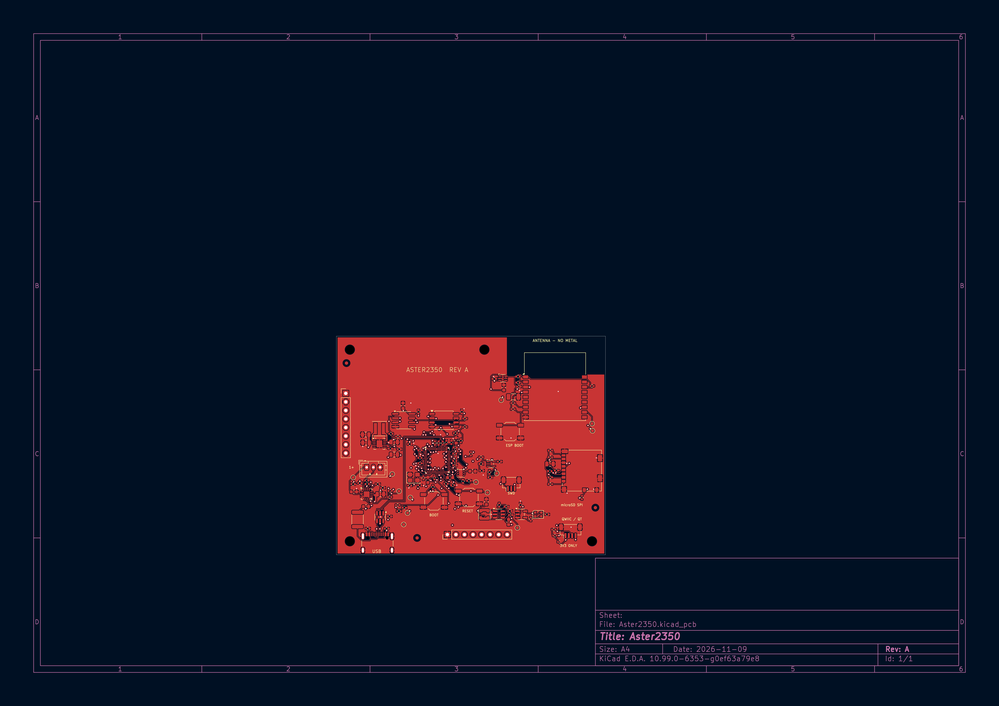
#> input picture runs/codex-desktop--gpt-6.1-sol/output/tools/preview/Aster2350-F_Cu.png, 999 x 706 px, shrunk from 4677 x 3307 before the run
$ python -i release.py   (imports and definitions only)
#> lines starting #> are read from the running program, lines starting #| are printed output that depends on the picture
import argparse
import csv
import hashlib
import json
import os
import re
import shutil
import subprocess
import tempfile
import zipfile
from pathlib import Path

from PIL import Image

ROOT = Path(__file__).resolve().parent.parent
NAME = 'sprocket2350'
SOURCE_FILES = (
    f'{NAME}.kicad_pcb', f'{NAME}.kicad_sch', f'{NAME}.kicad_pro', f'{NAME}.net',
    'fp-lib-table', 'sym-lib-table', 'README.md',
    'fab/FABRICATION.md', 'fab/ASSEMBLY.md',
)
LIB_SUFFIXES = {'.kicad_sym', '.kicad_mod', '.md', '.txt', '.json'}
MODEL_SUFFIXES = {'.step', '.stp', '.wrl'}


def run(*args, cwd, env=None):
    subprocess.run([str(arg) for arg in args], cwd=cwd, env=env, check=True)


def digest(path):
    return hashlib.sha256(path.read_bytes()).hexdigest()


# [34 lines left out: functions snapshot_sources, check_design, not called in this run]


def export_manufacturing(source, output):
    board = source / f'{NAME}.kicad_pcb'
    schematic = source / f'{NAME}.kicad_sch'
    for directory in ('gerbers', 'drills', 'assembly'):
        (output / directory).mkdir()
    run('kicad-python', source / 'tools/export_package.py', '--status', 'FIRST_ARTICLE',
        '--board', board, '--output', output / 'assembly', cwd=source)
    run('kicad-python', source / 'tools/export_via_treatment.py',
        '--board', board, '--output', output / 'fabrication', cwd=source)
    audit = Path(os.environ['SPROCKET_KICAD_ROUTING_TOOLS']) / 'py_tools/check_impedance.py'
    run('kicad-python', audit, board, '--nets', '/USB_D_P', '/USB_D_N',
        '/MCU_USB_P', '/MCU_USB_N', '--coplanar-gap', '0.3', '--exit-zero',
        '--json', output / 'checks/USB-diagnostic.json', cwd=source)
    run('kicad-cli', 'pcb', 'export', 'gerbers', '--layers',
        'F.Cu,In1.Cu,In2.Cu,B.Cu,F.Mask,B.Mask,F.SilkS,B.SilkS,F.Paste,B.Paste,Edge.Cuts',
        '--exclude-value', '--subtract-soldermask', '-o', str(output / 'gerbers') + '/', board,
        cwd=source)
    run('kicad-cli', 'pcb', 'export', 'drill', '--excellon-separate-th',
        '--excellon-oval-format', 'route', '--generate-map', '--generate-report',
        '--map-format', 'pdf', '--report-path', output / 'drills/drill-report.txt',
        '-o', str(output / 'drills') + '/', board, cwd=source)
    run('kicad-cli', 'pcb', 'export', 'ipcd356', '-o', output / f'{NAME}.d356', board, cwd=source)
    for side, layer in [('top', 'F.Fab'), ('bottom', 'B.Fab')]:
        mirror = ['--mirror'] if side == 'bottom' else []
        run('kicad-cli', 'pcb', 'export', 'pdf', '--layers', f'{layer},Edge.Cuts',
            '--sketch-pads-on-fab-layers', '--black-and-white', *mirror,
            '--mode-single', '-o', output / 'assembly' / f'{side}-assembly.pdf', board, cwd=source)
        with tempfile.TemporaryDirectory(prefix=f'.{side}-png-', dir=output) as temporary:
            sheet = Path(temporary) / 'empty.kicad_wks'
            sheet.write_text('(kicad_wks (version 20231120) (generator "pl_editor"))\n',
                             encoding='utf-8')
            run('kicad-cli', 'pcb', 'export', 'png', '--layers', layer,
                '--common-layers', 'Edge.Cuts', '--sketch-pads-on-fab-layers',
                '--black-and-white', '--drawing-sheet', sheet, '--dpi', '450', *mirror,
                '-o', temporary + '/', board, cwd=source)
            images = list(Path(temporary).glob('*.png'))
            if len(images) != 1:
                raise ValueError(f'Expected one {side} assembly PNG, got {len(images)}')
            with Image.open(images[0]) as image:
                image = image.convert('RGBA')
                bounds = image.getbbox()
                if bounds is None:
                    raise ValueError(f'Empty {side} assembly PNG')
                image = image.crop(bounds)
                background = Image.new('RGBA', image.size, 'white')
                background.alpha_composite(image)
                background.convert('RGB').save(output / 'assembly' / f'{side}-assembly.png')
    run('kicad-cli', 'sch', 'export', 'pdf', '-o', output / 'assembly/schematic.pdf', schematic,
        cwd=source)
    run('kicad-cli', 'pcb', 'export', 'stackup', '--format', 'json',
        '-o', output / 'stackup.json', board, cwd=source)
    with (output / 'assembly/placement.csv').open(encoding='utf-8', newline='') as stream:
        has_bottom = any(row['Side'] == 'Bottom' for row in csv.DictReader(stream))
    render_board(source, output, has_bottom)


# [137 lines left out: functions render_board, write_archive, main, not called in this run]


# [2 lines not run here, left out]

>>> import cv2
>>> picture = cv2.imread('../../../../../../../codex-desktop--gpt-6.1-sol/output/tools/preview/Aster2350-F_Cu.png', cv2.IMREAD_GRAYSCALE)
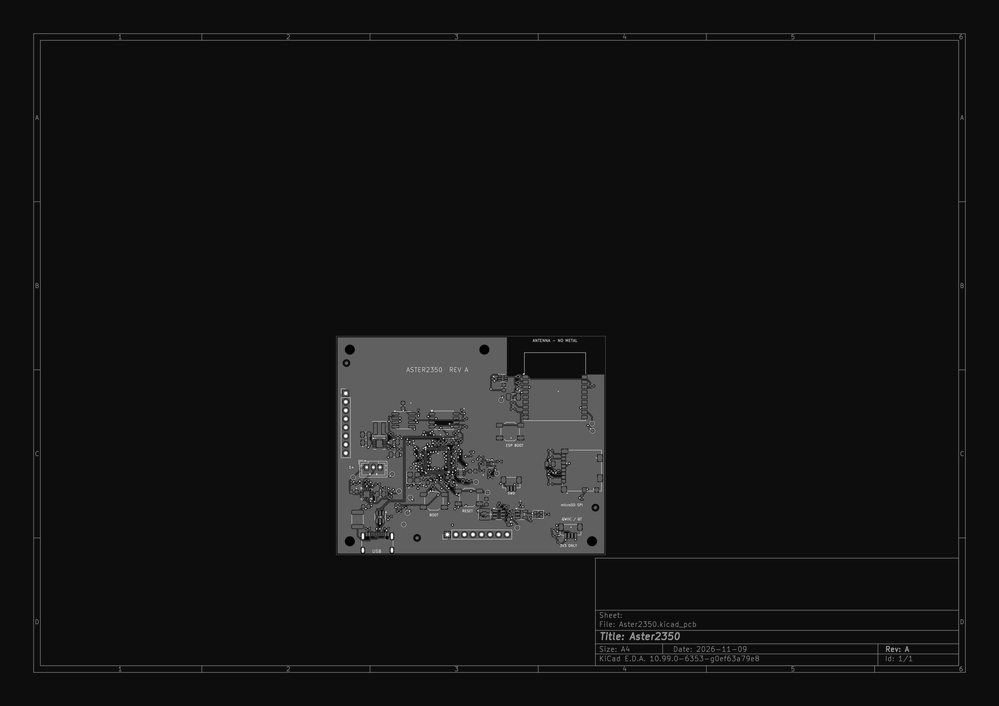
#> picture: shape (706, 999); min 0, max 255, mean 20
>>> result = export_manufacturing(picture, 'out.png')
#> (the run stopped early here; a loop or call above may not have finished)
